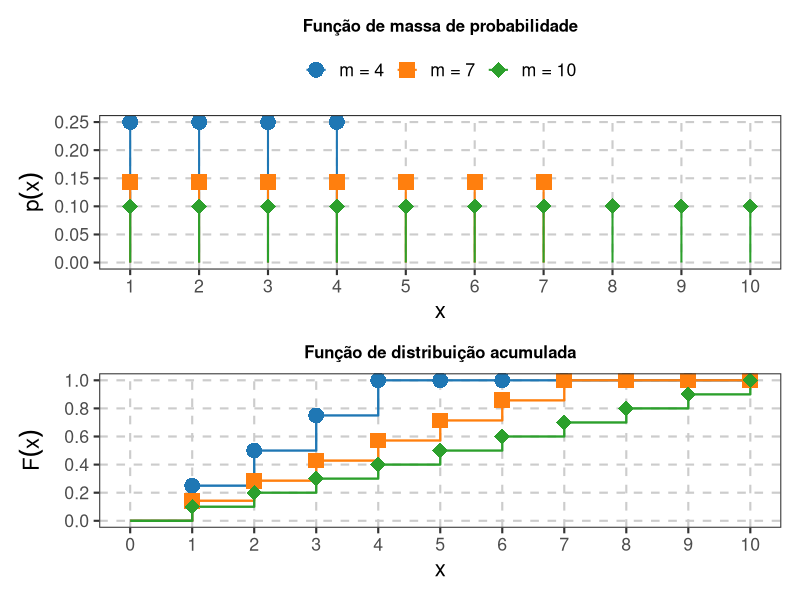
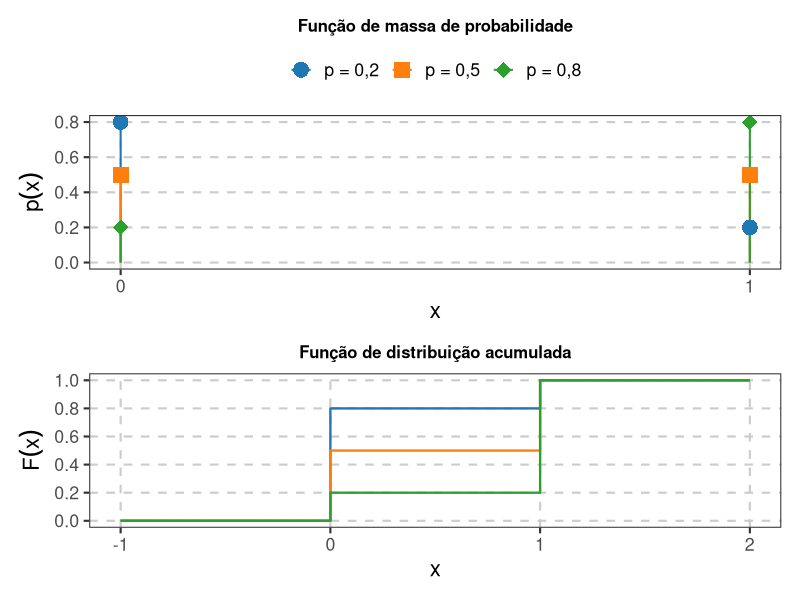
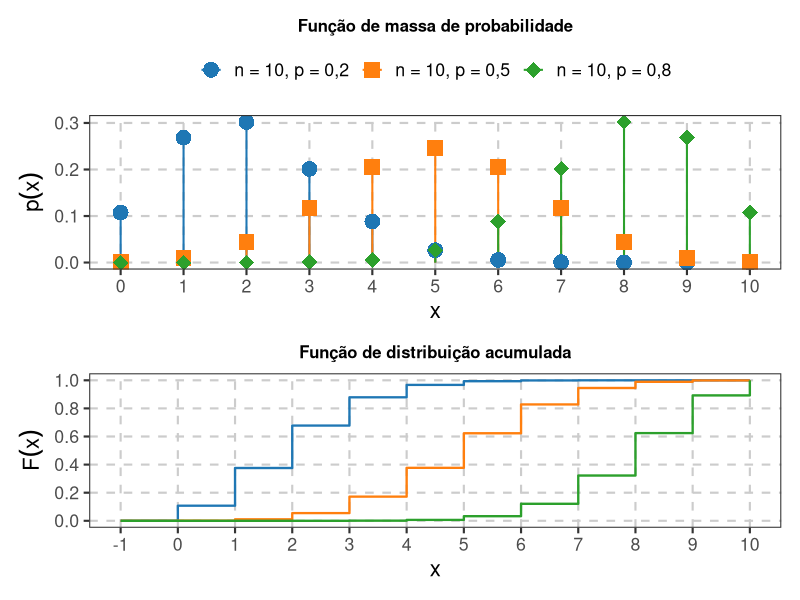
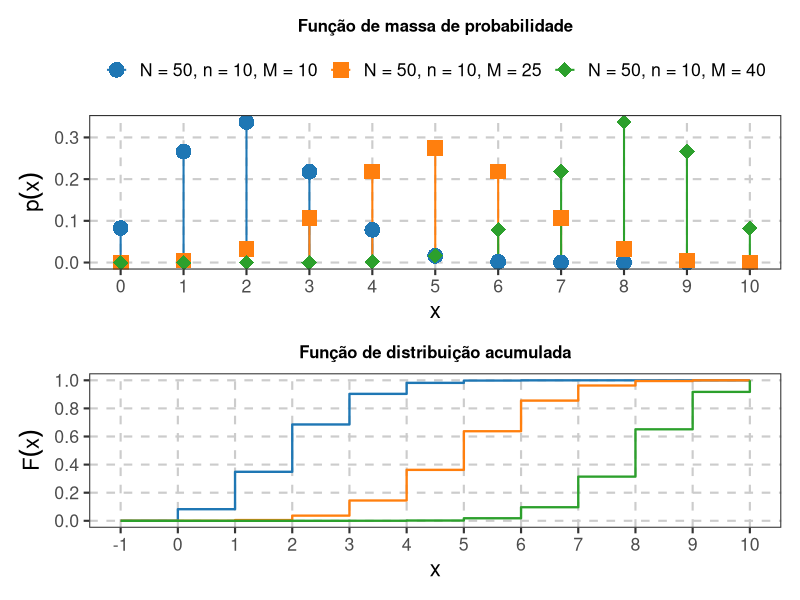
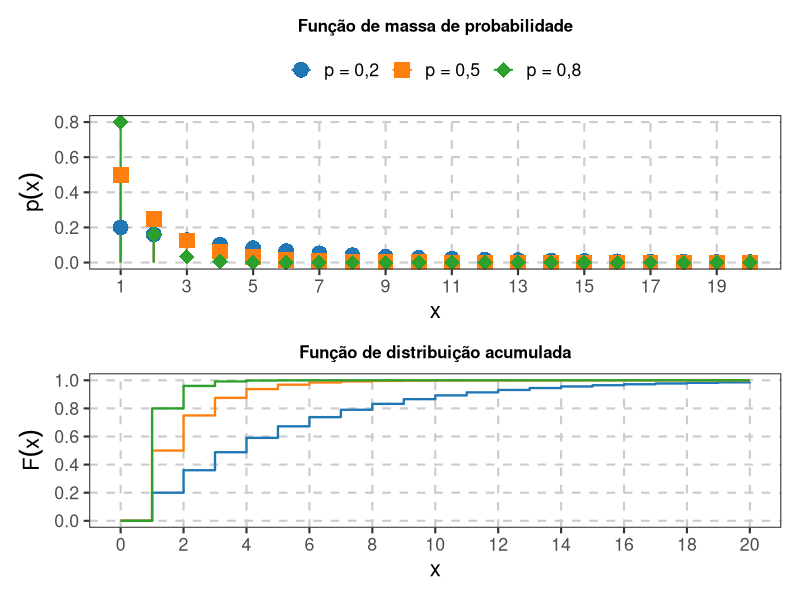
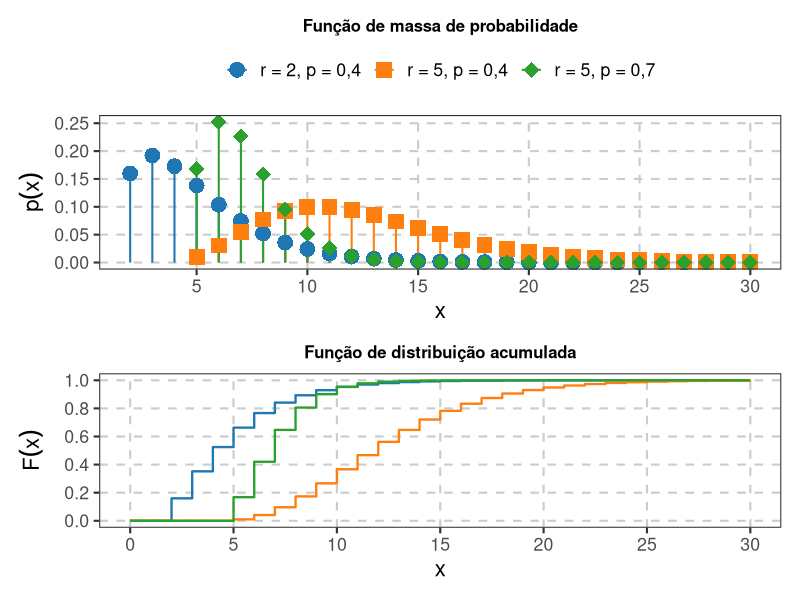
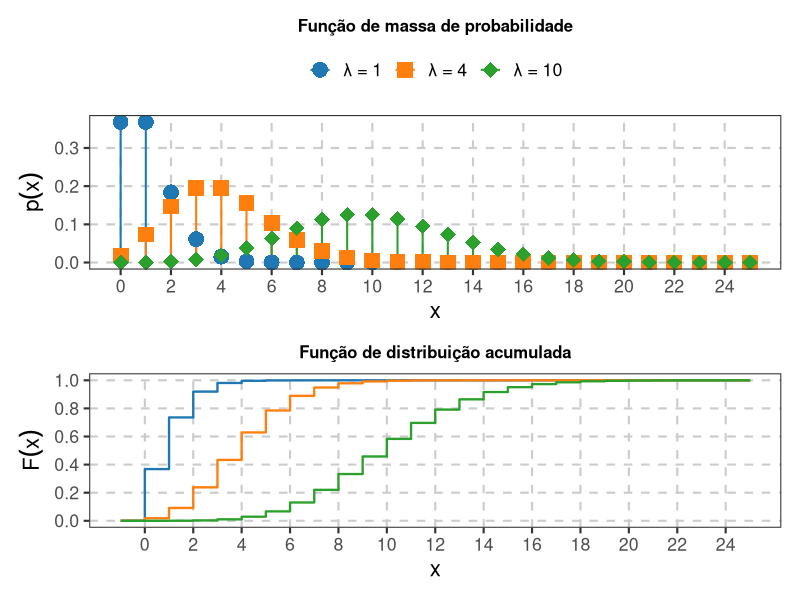
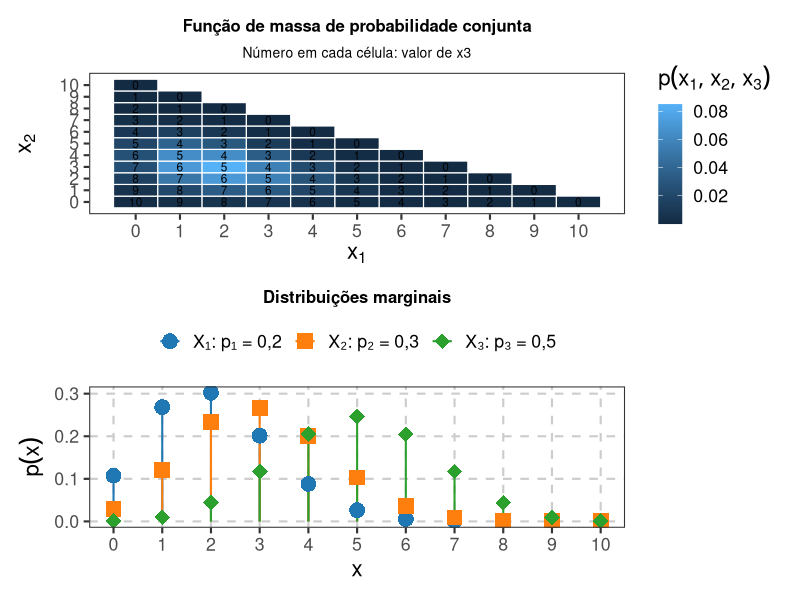

R code for these plots, in order:
## ---- chunk 1
#| echo: false
#| include: false

library(ggplot2)
library(dplyr)
library(tidyr)
library(patchwork)

# Paleta comum às figuras de distribuições
cores_dist <- c(
  "#1f77b4",
  "#ff7f0e",
  "#2ca02c"
)

# Formas utilizadas nas distribuições discretas
formas_dist <- c(
  16,  # círculo
  15,  # quadrado
  18   # losango
)

# Tema comum
tema_distribuicao <- theme_bw(base_size = 16) +
  theme(
    plot.title = element_text(
      size = 12,
      face = "bold",
      hjust = 0.5
    ),
    legend.title = element_blank(),
    legend.position = "top",
    panel.grid.major = element_line(
      color = "gray80",
      linetype = "dashed"
    ),
    panel.grid.minor = element_blank()
  )
## ---- chunk 2
#| label: fig-uniforme-discreta-fmp-fda
#| echo: false
#| fig-width: 5
#| fig-height: 10
#| fig-align: center
#| fig-cap: "Função de massa de probabilidade e função de distribuição acumulada da distribuição uniforme discreta para diferentes parâmetros."
#| warning: false
#| message: false

ms <- c(4, 7, 10)

dados_ud <- tidyr::crossing(
  x = 0:max(ms),
  m = ms
) |>
  mutate(
    fmp = if_else(
      x >= 1 & x <= m,
      1 / m,
      0
    ),
    fda = case_when(
      x < 1 ~ 0,
      x >= m ~ 1,
      TRUE ~ x / m
    ),
    parametro = factor(
      m,
      levels = ms,
      labels = c(
        "m = 4",
        "m = 7",
        "m = 10"
      )
    )
  )

g_fmp <- ggplot(
  dados_ud |> filter(fmp > 0),
  aes(
    x = x,
    y = fmp,
    color = parametro,
    shape = parametro
  )
) +
  geom_segment(
    aes(
      xend = x,
      y = 0,
      yend = fmp
    ),
    linewidth = 0.7
  ) +
  geom_point(size = 5) +
  scale_color_manual(values = cores_dist) +
  scale_shape_manual(values = formas_dist) +
  scale_x_continuous(
    breaks = 1:max(ms)
  ) +
  labs(
    title = "Função de massa de probabilidade",
    x = "x",
    y = expression(p(x))
  ) +
  tema_distribuicao

g_fda <- ggplot(
  dados_ud,
  aes(
    x = x,
    y = fda,
    color = parametro,
    shape = parametro,
    group = parametro
  )
) +
  geom_step(
    direction = "hv",
    linewidth = 0.8
  ) +
  geom_point(
    data = dados_ud |> filter(x >= 1),
    size = 5
  ) +
  scale_color_manual(values = cores_dist) +
  scale_shape_manual(values = formas_dist) +
  scale_x_continuous(
    breaks = 0:max(ms)
  ) +
  scale_y_continuous(
    limits = c(0, 1),
    breaks = seq(0, 1, by = 0.2)
  ) +
  labs(
    title = "Função de distribuição acumulada",
    x = "x",
    y = expression(F(x))
  ) +
  tema_distribuicao +
  theme(
    legend.position = "none"
  )

g_fmp / g_fda
## ---- chunk 3
#| label: fig-bernoulli-fmp-fda
#| echo: false
#| fig-width: 5
#| fig-height: 10
#| fig-align: center
#| fig-cap: "Função de massa de probabilidade e função de distribuição acumulada da distribuição de Bernoullipara diferentes parâmetros."
#| warning: false
#| message: false

ps <- c(0.2, 0.5, 0.8)

dados_bern <- tidyr::crossing(
  x = 0:1,
  p = ps
) |>
  mutate(
    fmp = dbinom(
      x,
      size = 1,
      prob = p
    ),
    parametro = factor(
      p,
      levels = ps,
      labels = c(
        "p = 0,2",
        "p = 0,5",
        "p = 0,8"
      )
    )
  )

dados_bern_fda <- tidyr::crossing(
  x = -1:2,
  p = ps
) |>
  mutate(
    fda = pbinom(
      x,
      size = 1,
      prob = p
    ),
    parametro = factor(
      p,
      levels = ps,
      labels = c(
        "p = 0,2",
        "p = 0,5",
        "p = 0,8"
      )
    )
  )

g_fmp <- ggplot(
  dados_bern,
  aes(
    x = x,
    y = fmp,
    color = parametro,
    shape = parametro
  )
) +
  geom_segment(
    aes(
      xend = x,
      y = 0,
      yend = fmp
    ),
    linewidth = 0.7
  ) +
  geom_point(size = 5) +
  scale_color_manual(values = cores_dist) +
  scale_shape_manual(values = formas_dist) +
  scale_x_continuous(
    breaks = 0:1
  ) +
  labs(
    title = "Função de massa de probabilidade",
    x = "x",
    y = expression(p(x))
  ) +
  tema_distribuicao

g_fda <- ggplot(
  dados_bern_fda,
  aes(
    x = x,
    y = fda,
    color = parametro,
    group = parametro
  )
) +
  geom_step(
    direction = "hv",
    linewidth = 0.8
  ) +
  scale_color_manual(values = cores_dist) +
  scale_x_continuous(
    breaks = -1:2
  ) +
  scale_y_continuous(
    limits = c(0, 1),
    breaks = seq(0, 1, by = 0.2)
  ) +
  labs(
    title = "Função de distribuição acumulada",
    x = "x",
    y = expression(F(x))
  ) +
  tema_distribuicao +
  theme(
    legend.position = "none"
  )

g_fmp / g_fda
## ---- chunk 4
#| label: fig-binomial-fmp-fda
#| echo: false
#| fig-width: 5
#| fig-height: 10
#| fig-align: center
#| fig-cap: "Função de massa de probabilidade e função de distribuição acumulada da distribuição binomial para diferentes parâmetros."
#| warning: false
#| message: false

n <- 10
ps <- c(0.2, 0.5, 0.8)

dados_binom <- tidyr::crossing(
  x = 0:n,
  p = ps
) |>
  mutate(
    fmp = dbinom(
      x,
      size = n,
      prob = p
    ),
    parametro = factor(
      p,
      levels = ps,
      labels = c(
        "n = 10, p = 0,2",
        "n = 10, p = 0,5",
        "n = 10, p = 0,8"
      )
    )
  )

dados_binom_fda <- tidyr::crossing(
  x = -1:n,
  p = ps
) |>
  mutate(
    fda = pbinom(
      x,
      size = n,
      prob = p
    ),
    parametro = factor(
      p,
      levels = ps,
      labels = c(
        "n = 10, p = 0,2",
        "n = 10, p = 0,5",
        "n = 10, p = 0,8"
      )
    )
  )

g_fmp <- ggplot(
  dados_binom,
  aes(
    x = x,
    y = fmp,
    color = parametro,
    shape = parametro
  )
) +
  geom_segment(
    aes(
      xend = x,
      y = 0,
      yend = fmp
    ),
    linewidth = 0.7
  ) +
  geom_point(size = 5) +
  scale_color_manual(values = cores_dist) +
  scale_shape_manual(values = formas_dist) +
  scale_x_continuous(
    breaks = 0:n
  ) +
  labs(
    title = "Função de massa de probabilidade",
    x = "x",
    y = expression(p(x))
  ) +
  tema_distribuicao

g_fda <- ggplot(
  dados_binom_fda,
  aes(
    x = x,
    y = fda,
    color = parametro,
    group = parametro
  )
) +
  geom_step(
    direction = "hv",
    linewidth = 0.8
  ) +
  scale_color_manual(values = cores_dist) +
  scale_x_continuous(
    breaks = -1:n
  ) +
  scale_y_continuous(
    limits = c(0, 1),
    breaks = seq(0, 1, by = 0.2)
  ) +
  labs(
    title = "Função de distribuição acumulada",
    x = "x",
    y = expression(F(x))
  ) +
  tema_distribuicao +
  theme(
    legend.position = "none"
  )

g_fmp / g_fda
## ---- chunk 5
#| label: fig-hipergeometrica-fmp-fda
#| echo: false
#| fig-width: 5
#| fig-height: 10
#| fig-align: center
#| fig-cap: "Função de massa de probabilidade e função de distribuição acumulada da distribuição hipergeométrica para diferentes parâmetros."
#| warning: false
#| message: false

N <- 50
n <- 10
Ms <- c(10, 25, 40)

dados_hiper <- tidyr::crossing(
  x = 0:n,
  M = Ms
) |>
  mutate(
    fmp = dhyper(
      x,
      m = M,
      n = N - M,
      k = n
    ),
    parametro = factor(
      M,
      levels = Ms,
      labels = c(
        "N = 50, n = 10, M = 10",
        "N = 50, n = 10, M = 25",
        "N = 50, n = 10, M = 40"
      )
    )
  )

dados_hiper_fda <- tidyr::crossing(
  x = -1:n,
  M = Ms
) |>
  mutate(
    fda = phyper(
      x,
      m = M,
      n = N - M,
      k = n
    ),
    parametro = factor(
      M,
      levels = Ms,
      labels = c(
        "N = 50, n = 10, M = 10",
        "N = 50, n = 10, M = 25",
        "N = 50, n = 10, M = 40"
      )
    )
  )

g_fmp <- ggplot(
  dados_hiper,
  aes(
    x = x,
    y = fmp,
    color = parametro,
    shape = parametro
  )
) +
  geom_segment(
    aes(
      xend = x,
      y = 0,
      yend = fmp
    ),
    linewidth = 0.7
  ) +
  geom_point(size = 5) +
  scale_color_manual(values = cores_dist) +
  scale_shape_manual(values = formas_dist) +
  scale_x_continuous(
    breaks = 0:n
  ) +
  labs(
    title = "Função de massa de probabilidade",
    x = "x",
    y = expression(p(x))
  ) +
  tema_distribuicao

g_fda <- ggplot(
  dados_hiper_fda,
  aes(
    x = x,
    y = fda,
    color = parametro,
    group = parametro
  )
) +
  geom_step(
    direction = "hv",
    linewidth = 0.8
  ) +
  scale_color_manual(values = cores_dist) +
  scale_x_continuous(
    breaks = -1:n
  ) +
  scale_y_continuous(
    limits = c(0, 1),
    breaks = seq(0, 1, by = 0.2)
  ) +
  labs(
    title = "Função de distribuição acumulada",
    x = "x",
    y = expression(F(x))
  ) +
  tema_distribuicao +
  theme(
    legend.position = "none"
  )

g_fmp / g_fda
## ---- chunk 6
#| label: fig-geometrica-fmp-fda
#| echo: false
#| fig-width: 5
#| fig-height: 10
#| fig-align: center
#| fig-cap: "Função de massa de probabilidade e função de distribuição acumulada da distribuição geométrica para diferentes parâmetros."
#| warning: false
#| message: false

ps <- c(0.2, 0.5, 0.8)
x_max <- 20

dados_geom <- tidyr::crossing(
  x = 1:x_max,
  p = ps
) |>
  mutate(
    fmp = dgeom(
      x - 1,
      prob = p
    ),
    parametro = factor(
      p,
      levels = ps,
      labels = c(
        "p = 0,2",
        "p = 0,5",
        "p = 0,8"
      )
    )
  )

dados_geom_fda <- tidyr::crossing(
  x = 0:x_max,
  p = ps
) |>
  mutate(
    fda = if_else(
      x == 0,
      0,
      pgeom(
        x - 1,
        prob = p
      )
    ),
    parametro = factor(
      p,
      levels = ps,
      labels = c(
        "p = 0,2",
        "p = 0,5",
        "p = 0,8"
      )
    )
  )

g_fmp <- ggplot(
  dados_geom,
  aes(
    x = x,
    y = fmp,
    color = parametro,
    shape = parametro
  )
) +
  geom_segment(
    aes(
      xend = x,
      y = 0,
      yend = fmp
    ),
    linewidth = 0.7
  ) +
  geom_point(size = 5) +
  scale_color_manual(values = cores_dist) +
  scale_shape_manual(values = formas_dist) +
  scale_x_continuous(
    breaks = seq(1, x_max, by = 2)
  ) +
  labs(
    title = "Função de massa de probabilidade",
    x = "x",
    y = expression(p(x))
  ) +
  tema_distribuicao

g_fda <- ggplot(
  dados_geom_fda,
  aes(
    x = x,
    y = fda,
    color = parametro,
    group = parametro
  )
) +
  geom_step(
    direction = "hv",
    linewidth = 0.8
  ) +
  scale_color_manual(values = cores_dist) +
  scale_x_continuous(
    breaks = seq(0, x_max, by = 2)
  ) +
  scale_y_continuous(
    limits = c(0, 1),
    breaks = seq(0, 1, by = 0.2)
  ) +
  labs(
    title = "Função de distribuição acumulada",
    x = "x",
    y = expression(F(x))
  ) +
  tema_distribuicao +
  theme(
    legend.position = "none"
  )

g_fmp / g_fda
## ---- chunk 7
#| label: fig-binomial-negativa-fmp-fda
#| echo: false
#| fig-width: 5
#| fig-height: 10
#| fig-align: center
#| fig-cap: "Função de massa de probabilidade e função de distribuição acumulada da distribuição binomial negativa para diferentes parâmetros."
#| warning: false
#| message: false

parametros_bn <- tibble(
  id = 1:3,
  r = c(2, 5, 5),
  p = c(0.4, 0.4, 0.7),
  parametro = factor(
    1:3,
    levels = 1:3,
    labels = c(
      "r = 2, p = 0,4",
      "r = 5, p = 0,4",
      "r = 5, p = 0,7"
    )
  )
)

x_max <- 30

dados_bn <- tidyr::crossing(
  x = 1:x_max,
  id = 1:3
) |>
  mutate(
    r = parametros_bn$r[id],
    p = parametros_bn$p[id],
    parametro = parametros_bn$parametro[id],
    fmp = if_else(
      x >= r,
      dnbinom(
        x - r,
        size = r,
        prob = p
      ),
      0
    )
  )

dados_bn_fda <- tidyr::crossing(
  x = 0:x_max,
  id = 1:3
) |>
  mutate(
    r = parametros_bn$r[id],
    p = parametros_bn$p[id],
    parametro = parametros_bn$parametro[id],
    fda = if_else(
      x < r,
      0,
      pnbinom(
        x - r,
        size = r,
        prob = p
      )
    )
  )

g_fmp <- ggplot(
  dados_bn |> filter(fmp > 0),
  aes(
    x = x,
    y = fmp,
    color = parametro,
    shape = parametro
  )
) +
  geom_segment(
    aes(
      xend = x,
      y = 0,
      yend = fmp
    ),
    linewidth = 0.7
  ) +
  geom_point(size = 5) +
  scale_color_manual(values = cores_dist) +
  scale_shape_manual(values = formas_dist) +
  scale_x_continuous(
    breaks = seq(0, x_max, by = 5)
  ) +
  labs(
    title = "Função de massa de probabilidade",
    x = "x",
    y = expression(p(x))
  ) +
  tema_distribuicao

g_fda <- ggplot(
  dados_bn_fda,
  aes(
    x = x,
    y = fda,
    color = parametro,
    group = parametro
  )
) +
  geom_step(
    direction = "hv",
    linewidth = 0.8
  ) +
  scale_color_manual(values = cores_dist) +
  scale_x_continuous(
    breaks = seq(0, x_max, by = 5)
  ) +
  scale_y_continuous(
    limits = c(0, 1),
    breaks = seq(0, 1, by = 0.2)
  ) +
  labs(
    title = "Função de distribuição acumulada",
    x = "x",
    y = expression(F(x))
  ) +
  tema_distribuicao +
  theme(
    legend.position = "none"
  )

g_fmp / g_fda
## ---- chunk 8
#| label: fig-poisson-fmp-fda
#| echo: false
#| fig-width: 5
#| fig-height: 10
#| fig-align: center
#| fig-cap: "Função de massa de probabilidade e função de distribuição acumulada da distribuição de Poisson para diferentes parâmetros."
#| warning: false
#| message: false

lambdas <- c(1, 4, 10)
x_max <- 25

dados_pois <- tidyr::crossing(
  x = 0:x_max,
  lambda = lambdas
) |>
  mutate(
    fmp = dpois(
      x,
      lambda = lambda
    ),
    parametro = factor(
      lambda,
      levels = lambdas,
      labels = c(
        "lambda = 1",
        "lambda = 4",
        "lambda = 10"
      )
    )
  )

levels(dados_pois$parametro) <- c(
  "\u03bb = 1",
  "\u03bb = 4",
  "\u03bb = 10"
)

dados_pois_fda <- tidyr::crossing(
  x = -1:x_max,
  lambda = lambdas
) |>
  mutate(
    fda = ppois(
      x,
      lambda = lambda
    ),
    parametro = factor(
      lambda,
      levels = lambdas,
      labels = c(
        "\u03bb = 1",
        "\u03bb = 4",
        "\u03bb = 10"
      )
    )
  )

g_fmp <- ggplot(
  dados_pois,
  aes(
    x = x,
    y = fmp,
    color = parametro,
    shape = parametro
  )
) +
  geom_segment(
    aes(
      xend = x,
      y = 0,
      yend = fmp
    ),
    linewidth = 0.7
  ) +
  geom_point(size = 5) +
  scale_color_manual(values = cores_dist) +
  scale_shape_manual(values = formas_dist) +
  scale_x_continuous(
    breaks = seq(0, x_max, by = 2)
  ) +
  labs(
    title = "Função de massa de probabilidade",
    x = "x",
    y = expression(p(x))
  ) +
  tema_distribuicao

g_fda <- ggplot(
  dados_pois_fda,
  aes(
    x = x,
    y = fda,
    color = parametro,
    group = parametro
  )
) +
  geom_step(
    direction = "hv",
    linewidth = 0.8
  ) +
  scale_color_manual(values = cores_dist) +
  scale_x_continuous(
    breaks = seq(0, x_max, by = 2)
  ) +
  scale_y_continuous(
    limits = c(0, 1),
    breaks = seq(0, 1, by = 0.2)
  ) +
  labs(
    title = "Função de distribuição acumulada",
    x = "x",
    y = expression(F(x))
  ) +
  tema_distribuicao +
  theme(
    legend.position = "none"
  )

g_fmp / g_fda
## ---- chunk 9
#| label: fig-multinomial
#| echo: false
#| fig-width: 6
#| fig-height: 10
#| fig-align: center
#| fig-cap: "Função de massa de probabilidade conjunta de uma distribuição multinomial com três categorias e funções de massa das respectivas distribuições marginais."
#| warning: false
#| message: false

# Parâmetros
n <- 10

p <- c(
  0.2,
  0.3,
  0.5
)

# Suporte conjunto para três categorias
dados_multi <- tidyr::crossing(
  x1 = 0:n,
  x2 = 0:n
) |>
  filter(
    x1 + x2 <= n
  ) |>
  mutate(
    x3 = n - x1 - x2,
    fmp = factorial(n) /
      (
        factorial(x1) *
        factorial(x2) *
        factorial(x3)
      ) *
      p[1]^x1 *
      p[2]^x2 *
      p[3]^x3
  )

# Painel 1: massa conjunta
g_conjunta <- ggplot(
  dados_multi,
  aes(
    x = x1,
    y = x2,
    fill = fmp
  )
) +
  geom_tile(
    color = "white",
    linewidth = 0.4
  ) +
  geom_text(
    aes(label = x3),
    size = 3
  ) +
  scale_x_continuous(
    breaks = 0:n
  ) +
  scale_y_continuous(
    breaks = 0:n
  ) +
  labs(
    title = "Função de massa de probabilidade conjunta",
    subtitle = "Número em cada célula: valor de x3",
    x = expression(x[1]),
    y = expression(x[2]),
    fill = expression(p(x[1], x[2], x[3]))
  ) +
  theme_bw(base_size = 16) +
  theme(
    plot.title = element_text(
      size = 12,
      face = "bold",
      hjust = 0.5
    ),
    plot.subtitle = element_text(
      size = 10,
      hjust = 0.5
    ),
    panel.grid = element_blank()
  )

# Painel 2: marginais
dados_marginais <- tidyr::crossing(
  x = 0:n,
  categoria = 1:3
) |>
  mutate(
    prob = p[categoria],
    fmp = dbinom(
      x,
      size = n,
      prob = prob
    ),
    parametro = factor(
      categoria,
      levels = 1:3,
      labels = c(
        "X1: p1 = 0,2",
        "X2: p2 = 0,3",
        "X3: p3 = 0,5"
      )
    )
  )

levels(dados_marginais$parametro) <- c(
  "X\u2081: p\u2081 = 0,2",
  "X\u2082: p\u2082 = 0,3",
  "X\u2083: p\u2083 = 0,5"
)

g_marginais <- ggplot(
  dados_marginais,
  aes(
    x = x,
    y = fmp,
    color = parametro,
    shape = parametro
  )
) +
  geom_segment(
    aes(
      xend = x,
      y = 0,
      yend = fmp
    ),
    linewidth = 0.7
  ) +
  geom_point(size = 5) +
  scale_color_manual(
    values = cores_dist
  ) +
  scale_shape_manual(
    values = formas_dist
  ) +
  scale_x_continuous(
    breaks = 0:n
  ) +
  labs(
    title = "Distribuições marginais",
    x = "x",
    y = expression(p(x))
  ) +
  tema_distribuicao

g_conjunta / g_marginais
## ---- chunk 10
#| label: fig-uniforme-fdp-fda
#| echo: false
#| fig-width: 5
#| fig-height: 10
#| fig-align: center
#| fig-cap: "Função densidade de probabilidade e função de distribuição acumulada da distribuição uniforme para diferentes intervalos."
#| warning: false
#| message: false

parametros_unif <- tibble(
  id = 1:3,
  a = c(-2, 0, -1),
  b = c(2, 4, 1),
  parametro = factor(
    1:3,
    levels = 1:3,
    labels = c(
      "a = -2, b = 2",
      "a = 0, b = 4",
      "a = -1, b = 1"
    )
  )
)

x <- seq(-3, 5, length.out = 1500)

dados_unif <- tidyr::crossing(
  x = x,
  id = 1:3
) |>
  mutate(
    a = parametros_unif$a[id],
    b = parametros_unif$b[id],
    parametro = parametros_unif$parametro[id],
    fdp = dunif(
      x,
      min = a,
      max = b
    ),
    fda = punif(
      x,
      min = a,
      max = b
    )
  )

g_fdp <- ggplot(
  dados_unif,
  aes(
    x = x,
    y = fdp,
    color = parametro,
    linetype = parametro
  )
) +
  geom_line(linewidth = 1.1) +
  scale_color_manual(values = cores_dist) +
  scale_linetype_manual(
    values = c("solid", "dashed", "dotdash")
  ) +
  labs(
    title = "Função densidade de probabilidade",
    x = "x",
    y = expression(f(x))
  ) +
  tema_distribuicao

g_fda <- ggplot(
  dados_unif,
  aes(
    x = x,
    y = fda,
    color = parametro,
    linetype = parametro
  )
) +
  geom_line(linewidth = 1.1) +
  scale_color_manual(values = cores_dist) +
  scale_linetype_manual(
    values = c("solid", "dashed", "dotdash")
  ) +
  scale_y_continuous(
    limits = c(0, 1),
    breaks = seq(0, 1, by = 0.2)
  ) +
  labs(
    title = "Função de distribuição acumulada",
    x = "x",
    y = expression(F(x))
  ) +
  tema_distribuicao +
  theme(
    legend.position = "none"
  )

g_fdp / g_fda
## ---- chunk 11
#| label: fig-exponencial-fdp-fda
#| echo: false
#| fig-width: 5
#| fig-height: 10
#| fig-align: center
#| fig-cap: "Função densidade de probabilidade e função de distribuição acumulada da distribuição exponencial para diferentes parâmetros."
#| warning: false
#| message: false

lambdas <- c(0.5, 1, 2)

x <- seq(0, 10, length.out = 1500)

dados_exp <- tidyr::crossing(
  x = x,
  lambda = lambdas
) |>
  mutate(
    fdp = dexp(
      x,
      rate = lambda
    ),
    fda = pexp(
      x,
      rate = lambda
    ),
    parametro = factor(
      lambda,
      levels = lambdas,
      labels = c(
        "\u03bb = 0,5",
        "\u03bb = 1",
        "\u03bb = 2"
      )
    )
  )

g_fdp <- ggplot(
  dados_exp,
  aes(
    x = x,
    y = fdp,
    color = parametro,
    linetype = parametro
  )
) +
  geom_line(linewidth = 1.1) +
  scale_color_manual(values = cores_dist) +
  scale_linetype_manual(
    values = c("solid", "dashed", "dotdash")
  ) +
  labs(
    title = "Função densidade de probabilidade",
    x = "x",
    y = expression(f(x))
  ) +
  tema_distribuicao

g_fda <- ggplot(
  dados_exp,
  aes(
    x = x,
    y = fda,
    color = parametro,
    linetype = parametro
  )
) +
  geom_line(linewidth = 1.1) +
  scale_color_manual(values = cores_dist) +
  scale_linetype_manual(
    values = c("solid", "dashed", "dotdash")
  ) +
  scale_y_continuous(
    limits = c(0, 1),
    breaks = seq(0, 1, by = 0.2)
  ) +
  labs(
    title = "Função de distribuição acumulada",
    x = "x",
    y = expression(F(x))
  ) +
  tema_distribuicao +
  theme(
    legend.position = "none"
  )

g_fdp / g_fda
## ---- chunk 12
#| label: fig-gama-fdp-fda
#| echo: false
#| fig-width: 5
#| fig-height: 10
#| fig-align: center
#| fig-cap: "Função densidade de probabilidade e função de distribuição acumulada da distribuição gama para diferentes parâmetros."
#| warning: false
#| message: false

parametros_gama <- tibble(
  id = 1:3,
  alpha = c(1, 3, 3),
  lambda = c(1, 1, 2),
  parametro = factor(
    1:3,
    levels = 1:3,
    labels = c(
      "\u03b1 = 1, \u03bb = 1",
      "\u03b1 = 3, \u03bb = 1",
      "\u03b1 = 3, \u03bb = 2"
    )
  )
)

x <- seq(0, 10, length.out = 1500)

dados_gama <- tidyr::crossing(
  x = x,
  id = 1:3
) |>
  mutate(
    alpha = parametros_gama$alpha[id],
    lambda = parametros_gama$lambda[id],
    parametro = parametros_gama$parametro[id],
    fdp = dgamma(
      x,
      shape = alpha,
      rate = lambda
    ),
    fda = pgamma(
      x,
      shape = alpha,
      rate = lambda
    )
  )

g_fdp <- ggplot(
  dados_gama,
  aes(
    x = x,
    y = fdp,
    color = parametro,
    linetype = parametro
  )
) +
  geom_line(linewidth = 1.1) +
  scale_color_manual(values = cores_dist) +
  scale_linetype_manual(
    values = c("solid", "dashed", "dotdash")
  ) +
  labs(
    title = "Função densidade de probabilidade",
    x = "x",
    y = expression(f(x))
  ) +
  tema_distribuicao

g_fda <- ggplot(
  dados_gama,
  aes(
    x = x,
    y = fda,
    color = parametro,
    linetype = parametro
  )
) +
  geom_line(linewidth = 1.1) +
  scale_color_manual(values = cores_dist) +
  scale_linetype_manual(
    values = c("solid", "dashed", "dotdash")
  ) +
  scale_y_continuous(
    limits = c(0, 1),
    breaks = seq(0, 1, by = 0.2)
  ) +
  labs(
    title = "Função de distribuição acumulada",
    x = "x",
    y = expression(F(x))
  ) +
  tema_distribuicao +
  theme(
    legend.position = "none"
  )

g_fdp / g_fda
## ---- chunk 13
#| label: fig-normal-fdp-fda
#| echo: false
#| fig-width: 5
#| fig-height: 10
#| fig-align: center
#| fig-cap: "Função densidade de probabilidade e função de distribuição acumulada da distribuição normal para diferentes parâmetros."
#| warning: false
#| message: false

parametros_normais <- tibble(
  id = 1:3,
  mu = c(-2, 0, 0),
  sigma = c(1, 1, 2),
  parametro = factor(
    1:3,
    levels = 1:3,
    labels = c(
      "\u03bc = -2, \u03c3 = 1",
      "\u03bc = 0, \u03c3 = 1",
      "\u03bc = 0, \u03c3 = 2"
    )
  )
)

x <- seq(-7, 7, length.out = 1500)

dados_norm <- tidyr::crossing(
  x = x,
  id = 1:3
) |>
  mutate(
    mu = parametros_normais$mu[id],
    sigma = parametros_normais$sigma[id],
    parametro = parametros_normais$parametro[id],
    fdp = dnorm(
      x,
      mean = mu,
      sd = sigma
    ),
    fda = pnorm(
      x,
      mean = mu,
      sd = sigma
    )
  )

g_fdp <- ggplot(
  dados_norm,
  aes(
    x = x,
    y = fdp,
    color = parametro,
    linetype = parametro
  )
) +
  geom_line(linewidth = 1.1) +
  scale_color_manual(values = cores_dist) +
  scale_linetype_manual(
    values = c("solid", "dashed", "dotdash")
  ) +
  labs(
    title = "Função densidade de probabilidade",
    x = "x",
    y = expression(f(x))
  ) +
  tema_distribuicao

g_fda <- ggplot(
  dados_norm,
  aes(
    x = x,
    y = fda,
    color = parametro,
    linetype = parametro
  )
) +
  geom_line(linewidth = 1.1) +
  scale_color_manual(values = cores_dist) +
  scale_linetype_manual(
    values = c("solid", "dashed", "dotdash")
  ) +
  scale_y_continuous(
    limits = c(0, 1),
    breaks = seq(0, 1, by = 0.2)
  ) +
  labs(
    title = "Função de distribuição acumulada",
    x = "x",
    y = expression(F(x))
  ) +
  tema_distribuicao +
  theme(
    legend.position = "none"
  )

g_fdp / g_fda
## ---- chunk 14
#| label: fig-beta-fdp-fda
#| echo: false
#| fig-width: 5
#| fig-height: 10
#| fig-align: center
#| fig-cap: "Função densidade de probabilidade e função de distribuição acumulada da distribuição beta para diferentes parâmetros."
#| warning: false
#| message: false

parametros_beta <- tibble(
  id = 1:3,
  alpha = c(2, 2, 5),
  beta = c(5, 2, 2),
  parametro = factor(
    1:3,
    levels = 1:3,
    labels = c(
      "\u03b1 = 2, \u03b2 = 5",
      "\u03b1 = 2, \u03b2 = 2",
      "\u03b1 = 5, \u03b2 = 2"
    )
  )
)

x <- seq(0.001, 0.999, length.out = 1500)

dados_beta <- tidyr::crossing(
  x = x,
  id = 1:3
) |>
  mutate(
    alpha = parametros_beta$alpha[id],
    beta = parametros_beta$beta[id],
    parametro = parametros_beta$parametro[id],
    fdp = dbeta(
      x,
      shape1 = alpha,
      shape2 = beta
    ),
    fda = pbeta(
      x,
      shape1 = alpha,
      shape2 = beta
    )
  )

g_fdp <- ggplot(
  dados_beta,
  aes(
    x = x,
    y = fdp,
    color = parametro,
    linetype = parametro
  )
) +
  geom_line(linewidth = 1.1) +
  scale_color_manual(values = cores_dist) +
  scale_linetype_manual(
    values = c("solid", "dashed", "dotdash")
  ) +
  scale_x_continuous(
    limits = c(0, 1),
    breaks = seq(0, 1, by = 0.2)
  ) +
  labs(
    title = "Função densidade de probabilidade",
    x = "x",
    y = expression(f(x))
  ) +
  tema_distribuicao

g_fda <- ggplot(
  dados_beta,
  aes(
    x = x,
    y = fda,
    color = parametro,
    linetype = parametro
  )
) +
  geom_line(linewidth = 1.1) +
  scale_color_manual(values = cores_dist) +
  scale_linetype_manual(
    values = c("solid", "dashed", "dotdash")
  ) +
  scale_x_continuous(
    limits = c(0, 1),
    breaks = seq(0, 1, by = 0.2)
  ) +
  scale_y_continuous(
    limits = c(0, 1),
    breaks = seq(0, 1, by = 0.2)
  ) +
  labs(
    title = "Função de distribuição acumulada",
    x = "x",
    y = expression(F(x))
  ) +
  tema_distribuicao +
  theme(
    legend.position = "none"
  )

g_fdp / g_fda
